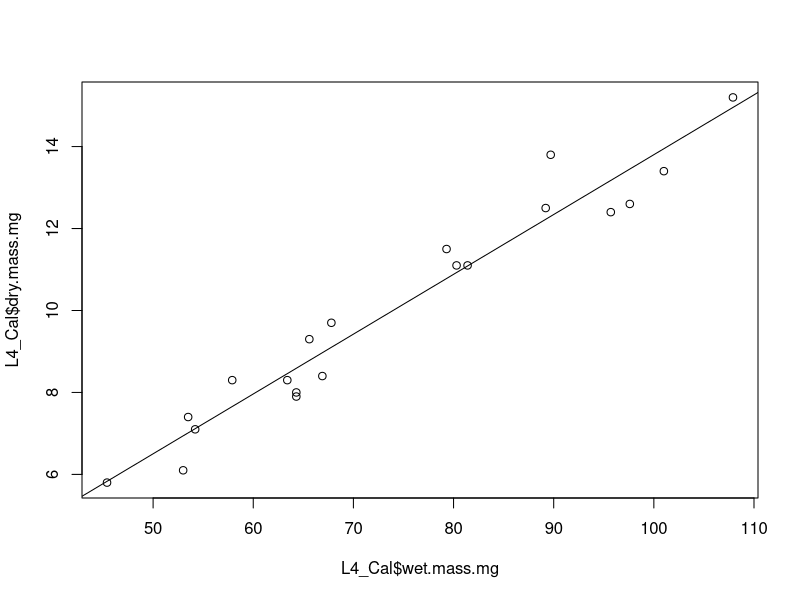

The R source for this figure:
## ---- chunk 1
# load library to read excel files
library(readxl)
# read in choice assay data
Choice_Assay_Data <- read_excel("data/Choice_Assay/Choice_Assay_Data.xlsx")
# read in larval calibration data
L4_Cal <- read_excel("data/Choice_Assay/Choice_Assay_Data.xlsx",
sheet = "L4 larval calibration")
# rename columns for r format
names(L4_Cal) <- c("vial.id","wet.mass.mg","dry.mass.mg","notes")
# declare linear model for calibration (wet-dry mass)
model <- lm(L4_Cal,formula = dry.mass.mg~wet.mass.mg)
# plot dry~wet mass
plot(L4_Cal$dry.mass.mg~L4_Cal$wet.mass.mg)
# add our linear model to the plot
abline(model)
# summarize model (R^2)
summary(model)
